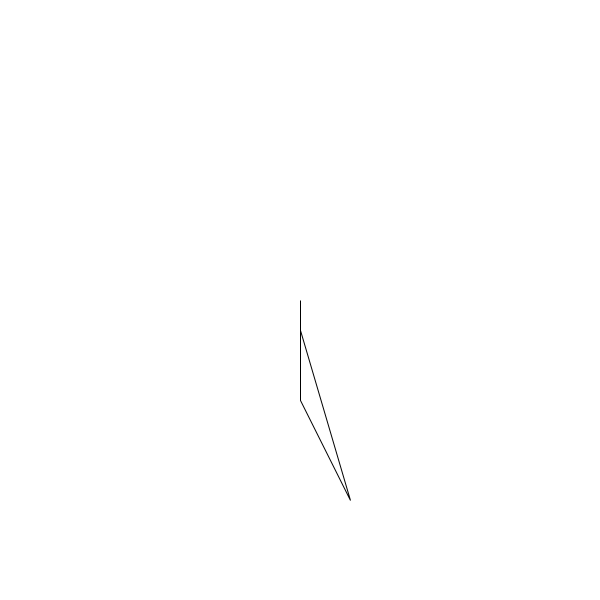
Frame 1 (no input)
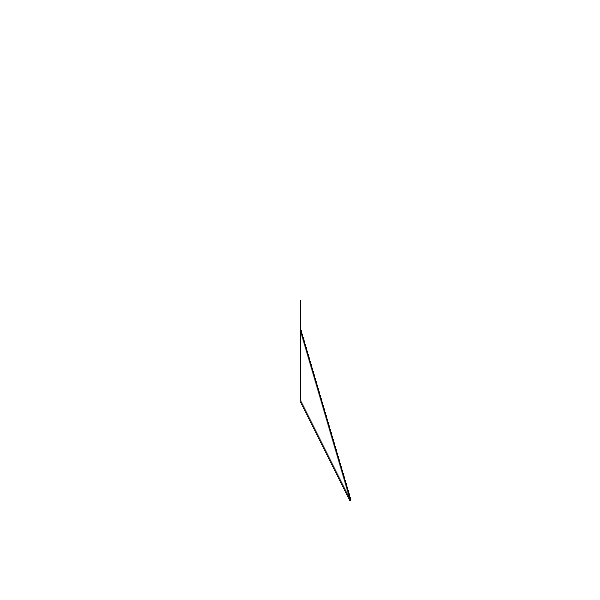
Frame 60 (the mouse pressed at the canvas centre just before this capture)
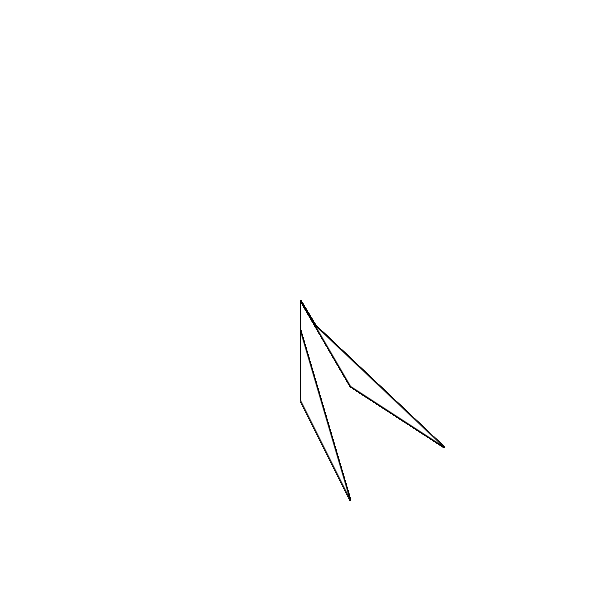
Frame 120 (the mouse held since frame 60 and released just before this capture)

The Processing sketch that drew these frames (run headless with seeded random() and noise(); from frame 60 on, the mouse is pressed at the canvas centre):

// Processing sketch: processing_167934
// ── processing_167934.pde

void setup()
{
   size(600,600);
   background(255);
 }


void draw ()
{
//background(255);
//translate(mouseX,mouseY);
//println(mouseY);
translate (width/2,height/2);
  rotate(mouseX/3.0);
   //rotate(radians(second())*20);
 //rectMode(CENTER);


quad(0,100,0,0,0,30,50,200);
//quad(200,0,30,0,0,0,100,100);


}
